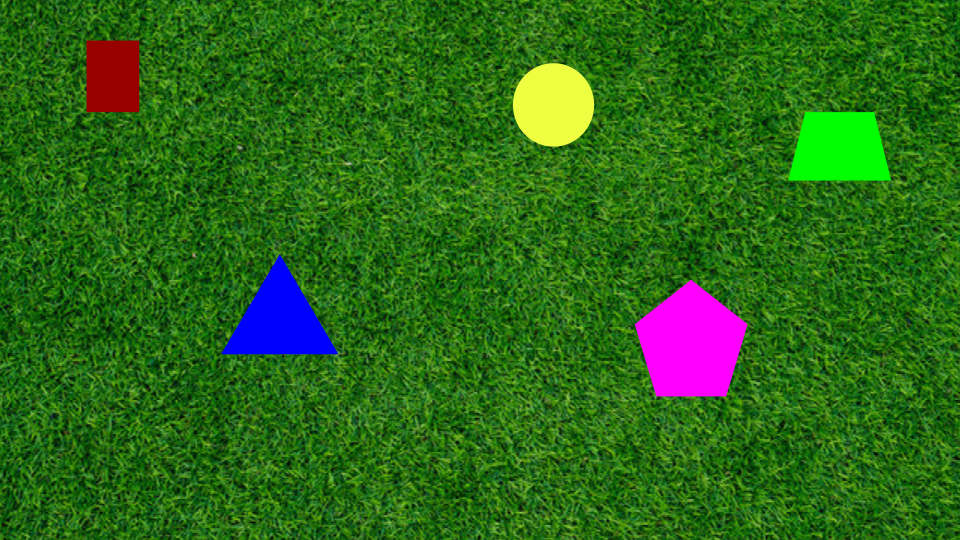
#> input picture files/Grassy.png, 960 x 540 px
$ python -i CountourDrawer.py   (imports and definitions only)
#> lines starting #> are read from the running program, lines starting #| are printed output that depends on the picture; after the words box and inside, x2 and y2 are one past the last pixel; in counts of white or black regions, pixels touching at a corner belong together
#> further down, picture is the input picture: shape (540, 960, 3); mean B, G, R 24.5, 104.6, 44
from typing import List, Optional
from src.CustomTypes import Image, Contour
import matplotlib.pyplot as plt
import cv2 as cv
import numpy as np


def add_contours_to_frame(frame: Image, Video=True, with_depth=False) -> Image:
    """
    Apply's Contours around Shapes to a given Frame
    """
#> called with Video = True, with_depth = False

    grayscale = cv.cvtColor(frame, cv.COLOR_BGR2GRAY)
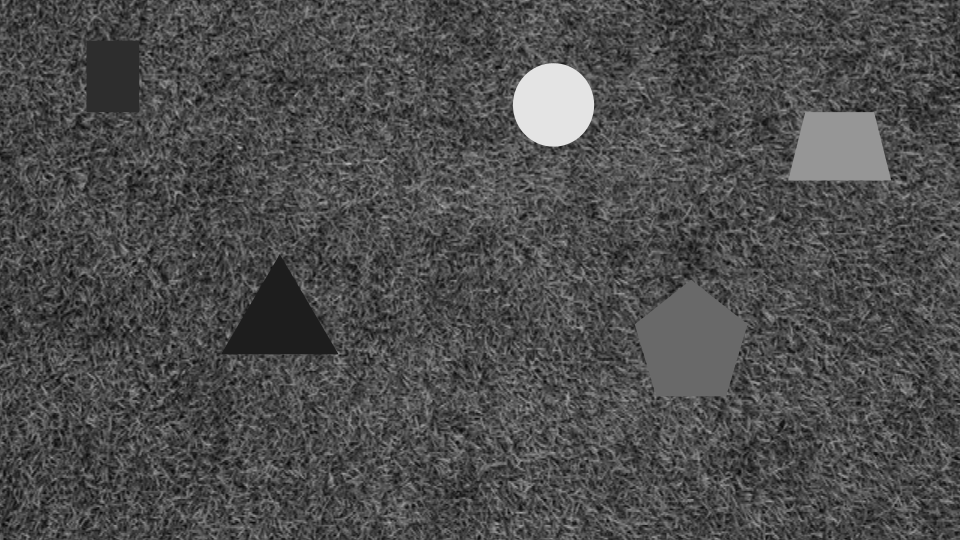
#> grayscale: shape (540, 960); min 6, max 228, mean 77.3

    adaptiveThresholdImage = apply_adaptive_thresholding(grayscale)

    SansNoise = eliminate_noise(adaptiveThresholdImage, Video)

    contours = calculate_countours(SansNoise, Video)
    centroids_2d = calculate_centroids(contours)

    if with_depth:
        centroids_3d = calculate_centroids_3D_coordinates(contours, frame)
        draw_3d_centroids(centroids_2d, frame, centroids_3d)
    else:
        draw_centroids(centroids_2d, frame)

    ImageWithContours = cv.drawContours(frame, contours, -1, (255, 255, 0), 3)

    images = [grayscale, adaptiveThresholdImage, SansNoise, ImageWithContours]
    return ImageWithContours


def apply_adaptive_thresholding(frame: Image) -> Image:
    """
    For every Pixel, The mean is calculated over a block of odd size.
    The mean is then subtracted by the constant C. If the pixel intensity is lower
    than the mean - C is set to 0, otherwise it is set to 255.
    """

    Constant = 2
    BlockSize = 9

    adaptive_gaussian = cv.adaptiveThreshold(
        frame, 255, cv.ADAPTIVE_THRESH_GAUSSIAN_C, cv.THRESH_BINARY, BlockSize, Constant
    )
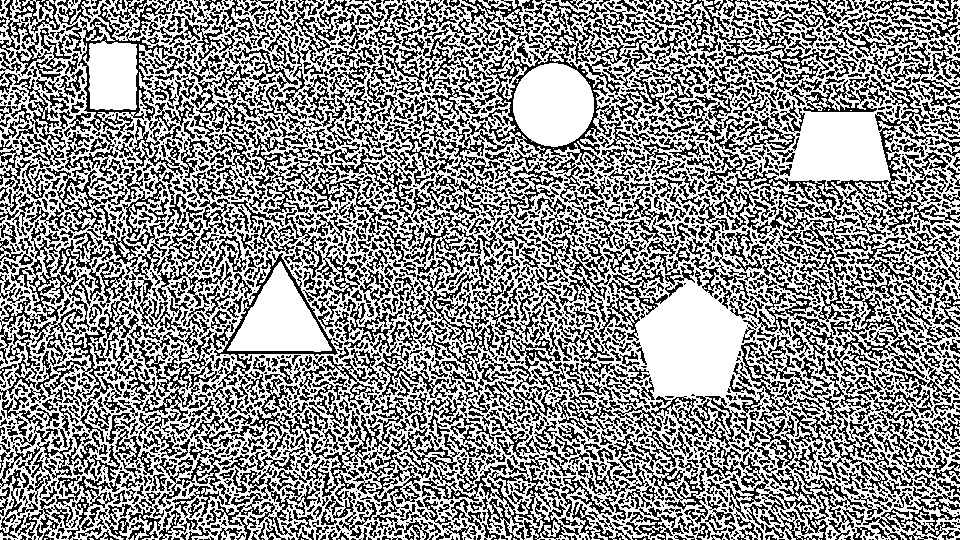
#> adaptive_gaussian: shape (540, 960); 56.3% white; black in thin lines or dots

    return adaptive_gaussian


def eliminate_noise(frame: Image, video: bool):
    """
    This applies a Gaussian Blur to the Image and only keeps the
    very Bright Areas
    """
#> called with video = True
    if video:
        iter = 5
        Dilatekernel = np.ones((5, 5), np.uint8)
        blurKernel = (9, 9)
    else:
        iter = 2
        Dilatekernel = np.ones((3, 3), np.uint8)
        blurKernel = (5, 5)

    thresh = frame
    kernel = np.ones((5, 5), np.uint8)
    for i in range(iter):
        blur = cv.blur(thresh, blurKernel)
        ret, thresh = cv.threshold(blur, 205, 255, cv.THRESH_BINARY)
#> this loop made 5 passes
#> pass 1, in eliminate_noise, `blur = cv.blur(thresh, blurKernel)`:
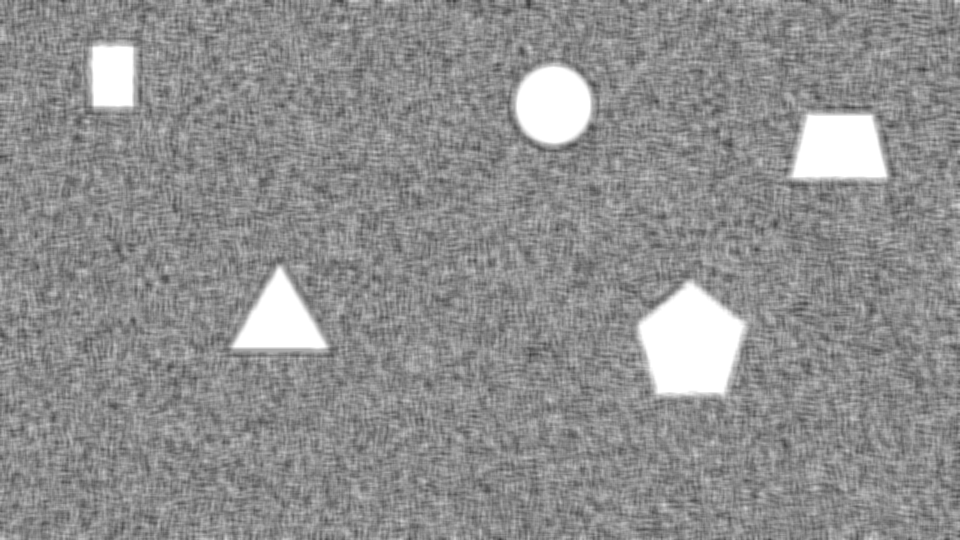
#> blur: shape (540, 960); min 57, max 255, mean 143.5
#> pass 1, in eliminate_noise, `ret, thresh = cv.threshold(blur, 205, 255, cv.THRESH_BINARY)`:
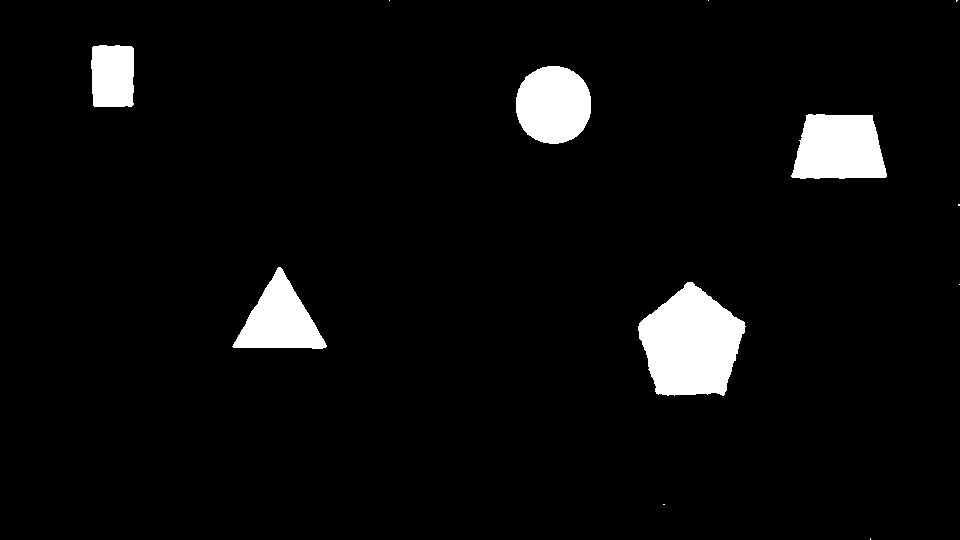
#> thresh: shape (540, 960); 4.8% white; 12 white regions (7 under 20 px), largest, box (x1, y1, x2, y2) and area: (638, 282, 746, 396) 8523, (791, 114, 887, 179) 5141, (516, 66, 591, 144) 4685, (232, 267, 327, 349) 4065, (91, 45, 134, 107) 2542
#> after the loop:
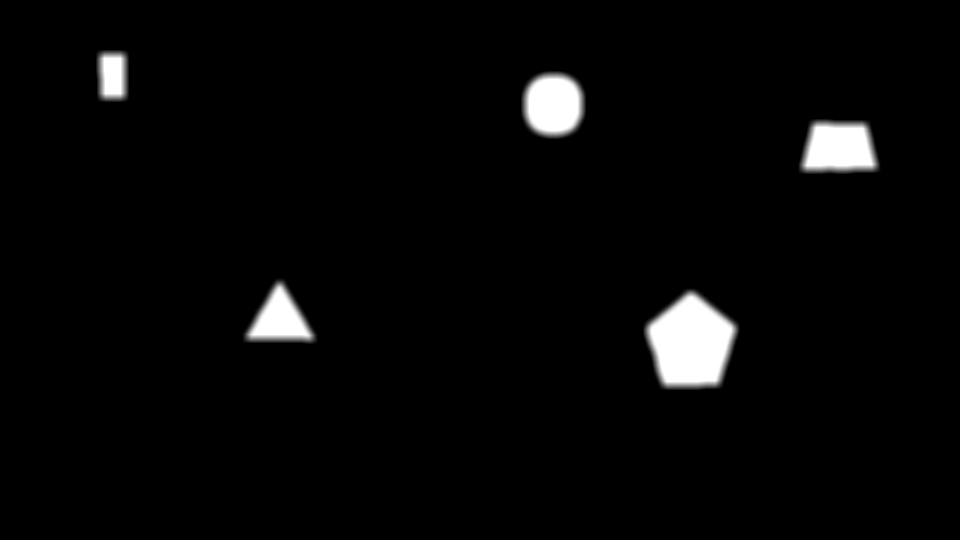
#> blur: shape (540, 960); min 0, max 255, mean 7.4
#> after the loop:
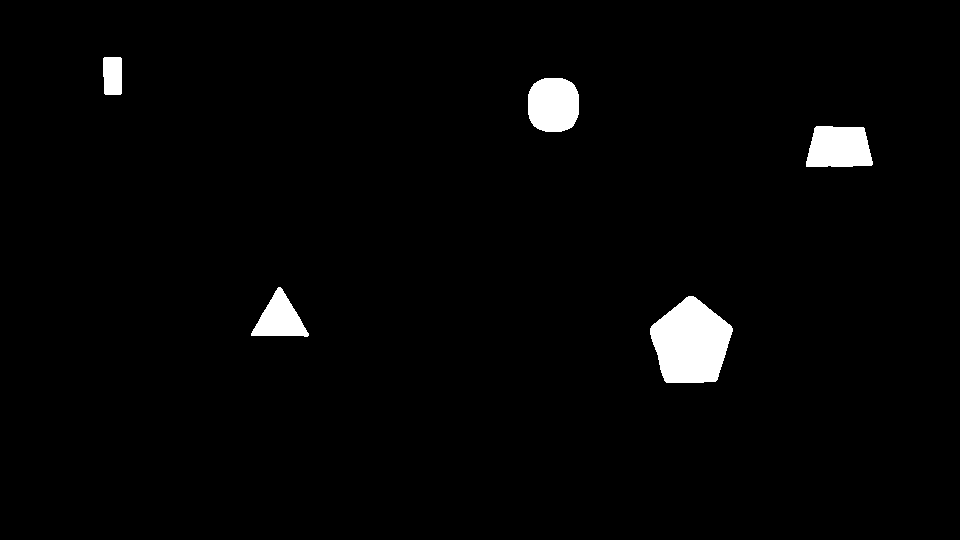
#> thresh: shape (540, 960); 2.4% white; 5 white regions, box (x1, y1, x2, y2) and area: (650, 296, 733, 383) 5183, (528, 78, 579, 132) 2388, (806, 126, 873, 167) 2355, (251, 287, 309, 337) 1563, (103, 57, 122, 95) 700
    thresh = cv.dilate(thresh, Dilatekernel, iterations=5)
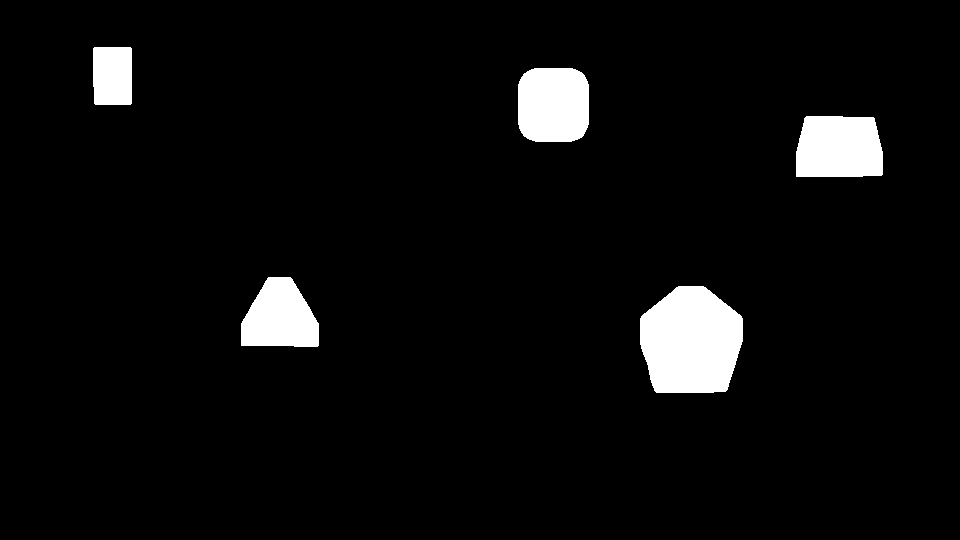
#> thresh: shape (540, 960); 4.9% white; 5 white regions
    return thresh


# [21 lines left out: function get_3d_coordinates, not called in this run]


def calculate_countours(frame: Image, video):
#> called with video = True
    if video:
        Areathres = 5000
    else:
        Areathres = 500
    contours, hierarchy = cv.findContours(frame, cv.RETR_TREE, cv.CHAIN_APPROX_SIMPLE)
#> contours = 5 contours; box (x1, y1, x2, y2) and area: (640, 286, 743, 393) 8822, (796, 116, 883, 177) 4782, (518, 68, 589, 142) 4766, (241, 277, 319, 347) 4004, (93, 47, 132, 105) 2146
    areas = [cv.contourArea(cnt) for cnt in contours]
#> areas = [8822, 4004.5, 4782, 4766, 2146.5]
    pairs = list(zip(areas, contours))
#> pairs = 5 items
    pairs = list(filter(lambda x: x[0] > Areathres, pairs))
#> pairs = 1 item
    pairs.sort(key=lambda x: x[0], reverse=True)
    ret = [x[1] for x in pairs[:5]]
#> ret = 1 contour; box (x1, y1, x2, y2) and area: (640, 286, 743, 393) 8822
    return ret


# [13 lines that did not run here, left out]


# [19 lines that did not run here, left out]


# [19 lines that did not run here, left out]


# [24 lines that did not run here, left out]

>>> import cv2
>>> picture = cv2.imread('../files/Grassy.png')
>>> result = add_contours_to_frame(picture)
#> in add_contours_to_frame, `contours = calculate_countours(SansNoise, Video)`: contours has the same summary as ret in calculate_countours
#> (the run stopped early here; a loop or call above may not have finished)
